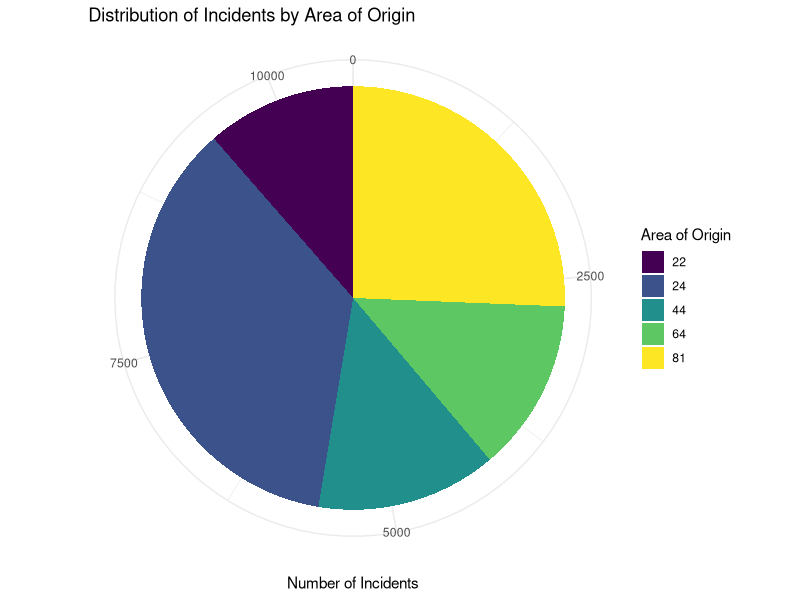
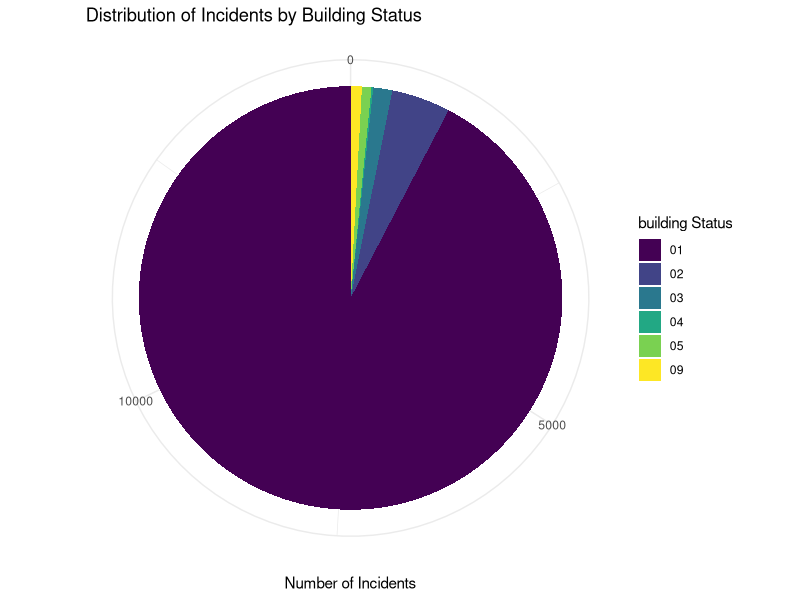
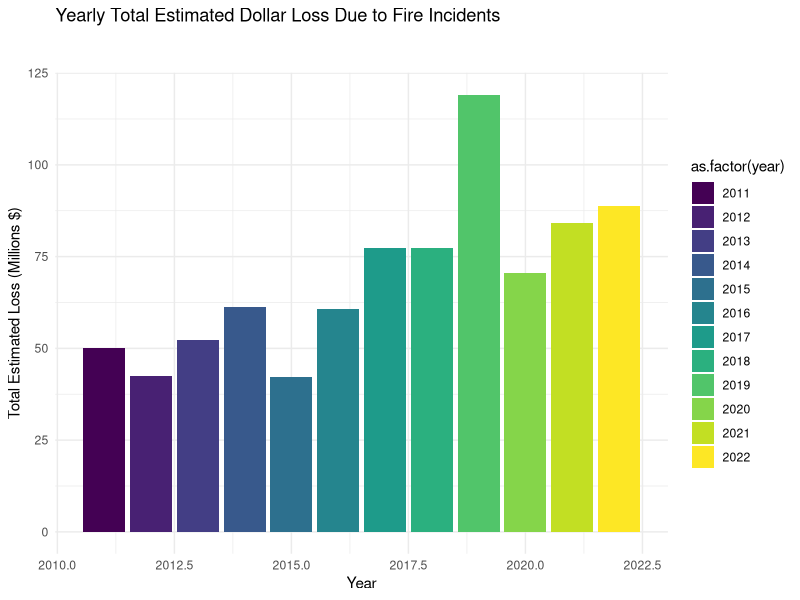

R code for these plots, in order:
## ---- chunk 1
#| include: false
#| warning: false
#| message: false

#### Workspace setup ####
install.packages("here")
install.packages("knitr")
install.packages("tidyverse")
install.packages("scales")
library(scales)
library(here)
library(knitr)
library(tidyverse)

#### Import the data ####
fire_incidents_clean <-
  read_csv(
    here::here("outputs/data/cleaned_fire_incidents_data.csv"),
    show_col_types = FALSE
  )
## ---- chunk 2
#| label: tbl-area-of-origin
#| tbl-cap: Distribution of Fire Incidents by Area of Origin in GTA
#| echo: false

# This code is based on knowledge from Alexander (2023)
incident_count_table <- fire_incidents_clean |>
  group_by(area_of_origin) |>
  summarise(number_of_incidents = n()) |>
  filter(number_of_incidents > 1000) |>
  arrange(desc(number_of_incidents))

# Create a table using kable
kable(incident_count_table, col.names = c("Area of Origin", "Number of Incidents"))
## ---- chunk 3
#| label: tbl-building-status
#| tbl-cap: Distribution of Fire Incidents by Building Status in GTA
#| echo: false

# This code is based on knowledge from Alexander (2023)
building_status_count_table <- fire_incidents_clean |>
  filter(building_status != "08 - Not Applicable", !is.na(building_status)) |>
  group_by(building_status) |>
  summarise(number_of_incidents = n()) |>
  arrange(desc(number_of_incidents))

# Create a table using kable
kable(building_status_count_table, col.names = c("Building Status", "Number of Incidents"))
## ---- chunk 4
#| label: tbl-yearly-loss
#| tbl-cap: Annual Estimated Loss due to Fire Incidents in Toronto (2011-2022)
#| echo: false

# This code is based on knowledge from Alexander (2023)
yearly_loss_table <- fire_incidents_clean |>
  group_by(year) |>
  summarise(
    total_loss = sum(estimated_dollar_loss, na.rm = TRUE)
  ) |>
  mutate(total_loss = comma(total_loss)) |>
  # reference: https://stackoverflow.com/questions/29465941/format-number-in-r-with-both-comma-thousands-separator-and-specified-decimals
  arrange(desc(year))

# Create a table using kable
kable(yearly_loss_table, 
      col.names = c("Year", "Total Estimated Dollar Loss"),
      align = c("r", "r"))
## ---- chunk 5
#| label: fig-area-of-origin
#| fig-cap: Distribution of Fire Incidents by Area of Origin in GTA
#| echo: false

#there are too many char in area of origin, only leave the first two number to represent
incident_count_table <- incident_count_table |>
  mutate(area_short = substr(area_of_origin, 1, 2))

# Create the pie chart
ggplot(incident_count_table, aes(x = "", y = number_of_incidents, fill = area_short)) +
  geom_bar(stat = "identity", width = 1) +
  coord_polar(theta = "y") +
  scale_fill_viridis_d() +
  theme_minimal() +
  labs(
    title = "Distribution of Incidents by Area of Origin",
    x = "",
    y = "Number of Incidents",
    fill = "Area of Origin"
  )
# This code is based on knowledge from Alexander (2023)
## ---- chunk 6
#| label: fig-building-status
#| fig-cap: Distribution of Fire Incidents by Building Status in GTA
#| echo: false

# This code is based on knowledge from Alexander (2023)
building_status_count_table <- building_status_count_table |>
  mutate(status_short = substr(building_status, 1, 2))

# Create a pie chart
ggplot(building_status_count_table, aes(x = "", y = number_of_incidents, fill = status_short)) +
  geom_bar(stat = "identity", width = 1) +
  coord_polar(theta = "y") +
  scale_fill_viridis_d() +
  theme_minimal() +
  labs(
    title = "Distribution of Incidents by Building Status",
    x = "",
    y = "Number of Incidents",
    fill = "building Status"
  )
## ---- chunk 7
#| label: fig-yearly-loss
#| fig-cap: Annual Estimated Loss due to Fire Incidents in Toronto (2011-2022)
#| echo: false

# This code is based on knowledge from Alexander (2023)

# Convert back to numeric format
yearly_loss_table$total_loss <- as.numeric(gsub(",", "", yearly_loss_table$total_loss))

# Convert total loss in million
yearly_loss_table$total_loss <- yearly_loss_table$total_loss / 1e6

# Create the bar chart with Viridis color palette
ggplot(yearly_loss_table, aes(x = year, y = total_loss, fill = as.factor(year))) +
  geom_col() +
  scale_fill_viridis_d() +
  theme_minimal() +
  labs(
    title = "Yearly Total Estimated Dollar Loss Due to Fire Incidents
    
    ",
    x = "Year",
    y = "Total Estimated Loss (Millions $)"
  )
